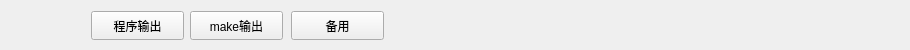
<?xml version="1.0" encoding="UTF-8"?>
<ui version="4.0">
 <class>StatusBarWidget</class>
 <widget class="QWidget" name="StatusBarWidget">
  <property name="geometry">
   <rect>
    <x>0</x>
    <y>0</y>
    <width>910</width>
    <height>50</height>
   </rect>
  </property>
  <property name="windowTitle">
   <string>Form</string>
  </property>
  <widget class="QPushButton" name="pushButton">
   <property name="geometry">
    <rect>
     <x>91</x>
     <y>11</y>
     <width>93</width>
     <height>29</height>
    </rect>
   </property>
   <property name="sizePolicy">
    <sizepolicy hsizetype="Fixed" vsizetype="Fixed">
     <horstretch>0</horstretch>
     <verstretch>0</verstretch>
    </sizepolicy>
   </property>
   <property name="text">
    <string>程序输出</string>
   </property>
  </widget>
  <widget class="QPushButton" name="pushButton_2">
   <property name="geometry">
    <rect>
     <x>190</x>
     <y>11</y>
     <width>93</width>
     <height>29</height>
    </rect>
   </property>
   <property name="sizePolicy">
    <sizepolicy hsizetype="Fixed" vsizetype="Fixed">
     <horstretch>0</horstretch>
     <verstretch>0</verstretch>
    </sizepolicy>
   </property>
   <property name="text">
    <string>make输出</string>
   </property>
  </widget>
  <widget class="QPushButton" name="pushButton_3">
   <property name="geometry">
    <rect>
     <x>291</x>
     <y>11</y>
     <width>93</width>
     <height>29</height>
    </rect>
   </property>
   <property name="sizePolicy">
    <sizepolicy hsizetype="Fixed" vsizetype="Fixed">
     <horstretch>0</horstretch>
     <verstretch>0</verstretch>
    </sizepolicy>
   </property>
   <property name="text">
    <string>备用</string>
   </property>
  </widget>
 </widget>
 <resources/>
 <connections/>
</ui>
